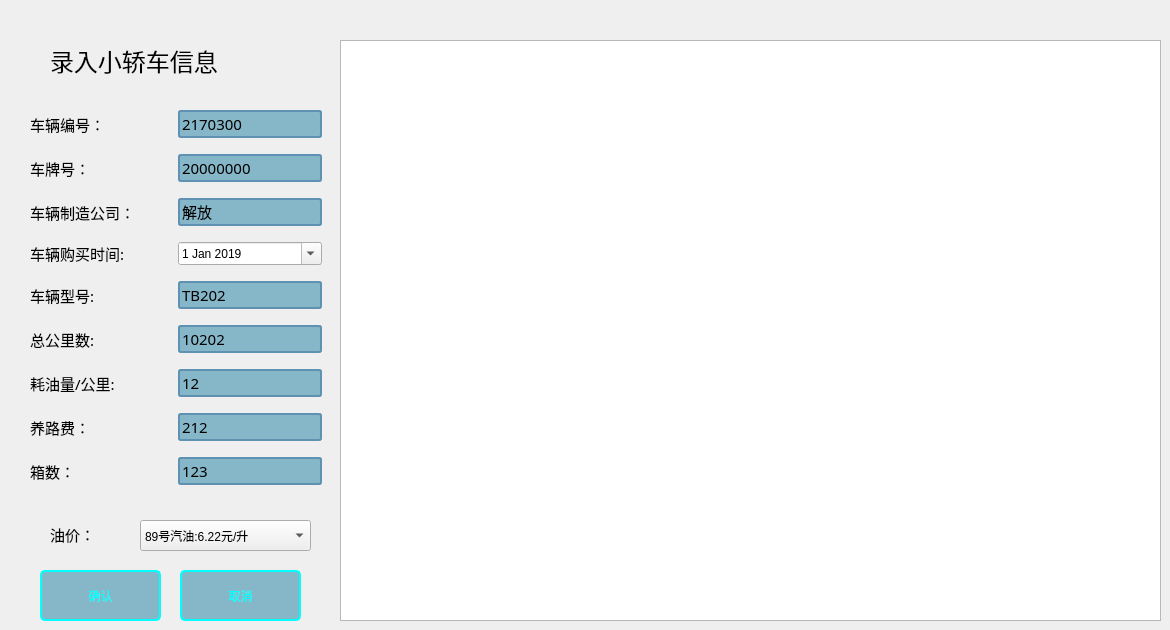
   <widget class="QWidget" name="tab_2">
    <attribute name="title">
     <string>录入小轿车信息</string>
    </attribute>
    <widget class="QWidget" name="layoutWidget_2">
     <property name="geometry">
      <rect>
       <x>30</x>
       <y>100</y>
       <width>292</width>
       <height>401</height>
      </rect>
     </property>
     <layout class="QGridLayout" name="gridLayout_2">
      <item row="1" column="0">
       <widget class="QLabel" name="label_17">
        <property name="font">
         <font>
          <family>华文楷体</family>
          <pointsize>11</pointsize>
         </font>
        </property>
        <property name="text">
         <string>车牌号：</string>
        </property>
       </widget>
      </item>
      <item row="8" column="1">
       <widget class="QLineEdit" name="line_Box_Num_2">
        <property name="minimumSize">
         <size>
          <width>144</width>
          <height>28</height>
         </size>
        </property>
        <property name="maximumSize">
         <size>
          <width>144</width>
          <height>28</height>
         </size>
        </property>
        <property name="font">
         <font>
          <family>华文楷体</family>
          <pointsize>11</pointsize>
         </font>
        </property>
        <property name="styleSheet">
         <string notr="true">QLineEdit
{
    background-color: rgb(134,183,200);
    border:2px solid #5F92B2;
    border-radius:3px;
}




</string>
        </property>
        <property name="text">
         <string>123</string>
        </property>
        <property name="maxLength">
         <number>15</number>
        </property>
        <property name="placeholderText">
         <string>请输入载重量  ：kg</string>
        </property>
       </widget>
      </item>
      <item row="5" column="0">
       <widget class="QLabel" name="label_8">
        <property name="font">
         <font>
          <family>华文楷体</family>
          <pointsize>11</pointsize>
         </font>
        </property>
        <property name="text">
         <string>总公里数:</string>
        </property>
       </widget>
      </item>
      <item row="3" column="1">
       <widget class="QDateEdit" name="date_Buy_Time_2">
        <property name="dateTime">
         <datetime>
          <hour>0</hour>
          <minute>0</minute>
          <second>0</second>
          <year>2019</year>
          <month>1</month>
          <day>1</day>
         </datetime>
        </property>
        <property name="currentSection">
         <enum>QDateTimeEdit::YearSection</enum>
        </property>
        <property name="calendarPopup">
         <bool>true</bool>
        </property>
        <property name="currentSectionIndex">
         <number>0</number>
        </property>
        <property name="timeSpec">
         <enum>Qt::LocalTime</enum>
        </property>
        <property name="date">
         <date>
          <year>2019</year>
          <month>1</month>
          <day>1</day>
         </date>
        </property>
       </widget>
      </item>
      <item row="6" column="1">
       <widget class="QLineEdit" name="line_Oil_Consume_Km_2">
        <property name="minimumSize">
         <size>
          <width>144</width>
          <height>28</height>
         </size>
        </property>
        <property name="maximumSize">
         <size>
          <width>144</width>
          <height>28</height>
         </size>
        </property>
        <property name="font">
         <font>
          <family>华文楷体</family>
          <pointsize>11</pointsize>
         </font>
        </property>
        <property name="styleSheet">
         <string notr="true">QLineEdit
{
    background-color: rgb(134,183,200);
    border:2px solid #5F92B2;
    border-radius:3px;
}




</string>
        </property>
        <property name="text">
         <string>12</string>
        </property>
        <property name="maxLength">
         <number>15</number>
        </property>
        <property name="cursorPosition">
         <number>2</number>
        </property>
        <property name="placeholderText">
         <string>请输入耗油量</string>
        </property>
       </widget>
      </item>
      <item row="0" column="0">
       <widget class="QLabel" name="label_18">
        <property name="font">
         <font>
          <family>华文楷体</family>
          <pointsize>11</pointsize>
         </font>
        </property>
        <property name="text">
         <string>车辆编号：</string>
        </property>
       </widget>
      </item>
      <item row="2" column="1">
       <widget class="QLineEdit" name="line_Company_2">
        <property name="minimumSize">
         <size>
          <width>144</width>
          <height>28</height>
         </size>
        </property>
        <property name="maximumSize">
         <size>
          <width>144</width>
          <height>28</height>
         </size>
        </property>
        <property name="font">
         <font>
          <family>华文楷体</family>
          <pointsize>11</pointsize>
         </font>
        </property>
        <property name="toolTipDuration">
         <number>0</number>
        </property>
        <property name="styleSheet">
         <string notr="true">QLineEdit
{
    background-color: rgb(134,183,200);
    border:2px solid #5F92B2;
    border-radius:3px;
}




</string>
        </property>
        <property name="text">
         <string>解放</string>
        </property>
        <property name="maxLength">
         <number>15</number>
        </property>
        <property name="frame">
         <bool>true</bool>
        </property>
        <property name="cursorPosition">
         <number>2</number>
        </property>
        <property name="placeholderText">
         <string>请输入制造公司</string>
        </property>
       </widget>
      </item>
      <item row="8" column="0">
       <widget class="QLabel" name="label_19">
        <property name="font">
         <font>
          <family>华文楷体</family>
          <pointsize>11</pointsize>
         </font>
        </property>
        <property name="text">
         <string>箱数：</string>
        </property>
       </widget>
      </item>
      <item row="0" column="1">
       <widget class="QLineEdit" name="line_Id_2">
        <property name="minimumSize">
         <size>
          <width>144</width>
          <height>28</height>
         </size>
        </property>
        <property name="maximumSize">
         <size>
          <width>144</width>
          <height>28</height>
         </size>
        </property>
        <property name="font">
         <font>
          <family>华文楷体</family>
          <pointsize>11</pointsize>
         </font>
        </property>
        <property name="autoFillBackground">
         <bool>false</bool>
        </property>
        <property name="styleSheet">
         <string notr="true">QLineEdit
{
    background-color: rgb(134,183,200);
    border:2px solid #5F92B2;
    border-radius:3px;
}




</string>
        </property>
        <property name="text">
         <string>2170300</string>
        </property>
        <property name="maxLength">
         <number>10</number>
        </property>
        <property name="echoMode">
         <enum>QLineEdit::Normal</enum>
        </property>
        <property name="dragEnabled">
         <bool>false</bool>
        </property>
        <property name="placeholderText">
         <string>请输入车辆编号</string>
        </property>
       </widget>
      </item>
      <item row="2" column="0">
       <widget class="QLabel" name="label_20">
        <property name="font">
         <font>
          <family>华文楷体</family>
          <pointsize>11</pointsize>
         </font>
        </property>
        <property name="text">
         <string>车辆制造公司：</string>
        </property>
       </widget>
      </item>
      <item row="4" column="0">
       <widget class="QLabel" name="label_21">
        <property name="font">
         <font>
          <family>华文楷体</family>
          <pointsize>11</pointsize>
         </font>
        </property>
        <property name="text">
         <string>车辆型号:</string>
        </property>
       </widget>
      </item>
      <item row="7" column="0">
       <widget class="QLabel" name="label_22">
        <property name="font">
         <font>
          <family>华文楷体</family>
          <pointsize>11</pointsize>
         </font>
        </property>
        <property name="text">
         <string>养路费：</string>
        </property>
       </widget>
      </item>
      <item row="1" column="1">
       <widget class="QLineEdit" name="line_No_2">
        <property name="minimumSize">
         <size>
          <width>144</width>
          <height>28</height>
         </size>
        </property>
        <property name="maximumSize">
         <size>
          <width>144</width>
          <height>28</height>
         </size>
        </property>
        <property name="font">
         <font>
          <family>华文楷体</family>
          <pointsize>11</pointsize>
         </font>
        </property>
        <property name="styleSheet">
         <string notr="true">QLineEdit
{
    background-color: rgb(134,183,200);
    border:2px solid #5F92B2;
    border-radius:3px;
}




</string>
        </property>
        <property name="text">
         <string>20000000</string>
        </property>
        <property name="maxLength">
         <number>10</number>
        </property>
        <property name="echoMode">
         <enum>QLineEdit::Normal</enum>
        </property>
        <property name="cursorPosition">
         <number>8</number>
        </property>
        <property name="placeholderText">
         <string>请输入车牌号</string>
        </property>
       </widget>
      </item>
      <item row="6" column="0">
       <widget class="QLabel" name="label_23">
        <property name="font">
         <font>
          <family>华文楷体</family>
          <pointsize>11</pointsize>
         </font>
        </property>
        <property name="text">
         <string>耗油量/公里:</string>
        </property>
       </widget>
      </item>
      <item row="3" column="0">
       <widget class="QLabel" name="label_24">
        <property name="font">
         <font>
          <family>华文楷体</family>
          <pointsize>11</pointsize>
         </font>
        </property>
        <property name="text">
         <string>车辆购买时间:</string>
        </property>
       </widget>
      </item>
      <item row="7" column="1">
       <widget class="QLineEdit" name="line_Road_Toll_2">
        <property name="minimumSize">
         <size>
          <width>144</width>
          <height>28</height>
         </size>
        </property>
        <property name="maximumSize">
         <size>
          <width>144</width>
          <height>28</height>
         </size>
        </property>
        <property name="font">
         <font>
          <family>华文楷体</family>
          <pointsize>11</pointsize>
         </font>
        </property>
        <property name="styleSheet">
         <string notr="true">QLineEdit
{
    background-color: rgb(134,183,200);
    border:2px solid #5F92B2;
    border-radius:3px;
}




</string>
        </property>
        <property name="text">
         <string>212</string>
        </property>
        <property name="maxLength">
         <number>10</number>
        </property>
        <property name="echoMode">
         <enum>QLineEdit::Normal</enum>
        </property>
        <property name="placeholderText">
         <string>请输入养路费  ：元</string>
        </property>
       </widget>
      </item>
      <item row="5" column="1">
       <widget class="QLineEdit" name="line_Total_Km_2">
        <property name="minimumSize">
         <size>
          <width>144</width>
          <height>28</height>
         </size>
        </property>
        <property name="maximumSize">
         <size>
          <width>144</width>
          <height>28</height>
         </size>
        </property>
        <property name="font">
         <font>
          <family>华文楷体</family>
          <pointsize>11</pointsize>
         </font>
        </property>
        <property name="styleSheet">
         <string notr="true">QLineEdit
{
    background-color: rgb(134,183,200);
    border:2px solid #5F92B2;
    border-radius:3px;
}




</string>
        </property>
        <property name="text">
         <string>10202</string>
        </property>
        <property name="maxLength">
         <number>10</number>
        </property>
        <property name="readOnly">
         <bool>false</bool>
        </property>
        <property name="placeholderText">
         <string>请输入总公里数  ：km</string>
        </property>
       </widget>
      </item>
      <item row="4" column="1">
       <widget class="QLineEdit" name="line_Type_2">
        <property name="minimumSize">
         <size>
          <width>144</width>
          <height>28</height>
         </size>
        </property>
        <property name="maximumSize">
         <size>
          <width>144</width>
          <height>28</height>
         </size>
        </property>
        <property name="font">
         <font>
          <family>华文楷体</family>
          <pointsize>11</pointsize>
         </font>
        </property>
        <property name="styleSheet">
         <string notr="true">QLineEdit
{
    background-color: rgb(134,183,200);
    border:2px solid #5F92B2;
    border-radius:3px;
}




</string>
        </property>
        <property name="text">
         <string>TB202</string>
        </property>
        <property name="maxLength">
         <number>15</number>
        </property>
        <property name="placeholderText">
         <string>请输入型号</string>
        </property>
       </widget>
      </item>
     </layout>
    </widget>
    <widget class="QLabel" name="label_2">
     <property name="geometry">
      <rect>
       <x>50</x>
       <y>40</y>
       <width>251</width>
       <height>41</height>
      </rect>
     </property>
     <property name="font">
      <font>
       <family>华文楷体</family>
       <pointsize>18</pointsize>
      </font>
     </property>
     <property name="text">
      <string>录入小轿车信息</string>
     </property>
    </widget>
    <widget class="QComboBox" name="oil_Price_2">
     <property name="geometry">
      <rect>
       <x>140</x>
       <y>520</y>
       <width>171</width>
       <height>31</height>
      </rect>
     </property>
     <item>
      <property name="text">
       <string>89号汽油:6.22元/升</string>
      </property>
     </item>
     <item>
      <property name="text">
       <string>92号汽油:6.63元/升</string>
      </property>
     </item>
     <item>
      <property name="text">
       <string>95号汽油:7.05元/升</string>
      </property>
     </item>
     <item>
      <property name="text">
       <string>0号柴油:6.25元/升</string>
      </property>
     </item>
    </widget>
    <widget class="QLabel" name="label_25">
     <property name="geometry">
      <rect>
       <x>50</x>
       <y>520</y>
       <width>81</width>
       <height>28</height>
      </rect>
     </property>
     <property name="font">
      <font>
       <family>华文楷体</family>
       <pointsize>11</pointsize>
      </font>
     </property>
     <property name="text">
      <string>油价：</string>
     </property>
    </widget>
    <widget class="QPushButton" name="btn_Ok_2">
     <property name="geometry">
      <rect>
       <x>40</x>
       <y>570</y>
       <width>121</width>
       <height>51</height>
      </rect>
     </property>
     <property name="sizePolicy">
      <sizepolicy hsizetype="Expanding" vsizetype="Expanding">
       <horstretch>0</horstretch>
       <verstretch>0</verstretch>
      </sizepolicy>
     </property>
     <property name="font">
      <font>
       <family>黑体</family>
       <pointsize>9</pointsize>
      </font>
     </property>
     <property name="styleSheet">
      <string notr="true">
QPushButton
{
    background-color: rgb(134,183,200);
    border:2px solid rgb(0,255,255);
    border-radius:5px;
   
	color: rgb(0, 255, 255);
}


QPushButton:hover
{
    background-color: rgb(0,130,150);
    border:2px solid #5F92B2;
    border-radius:5px;
    color:white;
}

QPushButton:hover:pressed
{
    background-color:rgb(85,170,255);
    border:2px solid #3C80B1;
    border-radius:5px;
    color:white;
}</string>
     </property>
     <property name="text">
      <string>确认</string>
     </property>
    </widget>
    <widget class="QPushButton" name="btn_Cancel_2">
     <property name="geometry">
      <rect>
       <x>180</x>
       <y>570</y>
       <width>121</width>
       <height>51</height>
      </rect>
     </property>
     <property name="sizePolicy">
      <sizepolicy hsizetype="Expanding" vsizetype="Expanding">
       <horstretch>0</horstretch>
       <verstretch>0</verstretch>
      </sizepolicy>
     </property>
     <property name="minimumSize">
      <size>
       <width>121</width>
       <height>51</height>
      </size>
     </property>
     <property name="sizeIncrement">
      <size>
       <width>121</width>
       <height>51</height>
      </size>
     </property>
     <property name="font">
      <font>
       <family>黑体</family>
       <pointsize>9</pointsize>
      </font>
     </property>
     <property name="styleSheet">
      <string notr="true">
QPushButton
{
    background-color: rgb(134,183,200);
    border:2px solid rgb(0,255,255);
    border-radius:5px;
    
	color: rgb(0, 255, 255);
}


QPushButton:hover
{
    background-color: rgb(0,130,150);
    border:2px solid #5F92B2;
    border-radius:5px;
    color:white;
}

QPushButton:hover:pressed
{
    background-color:rgb(85,170,255);
    border:2px solid #3C80B1;
    border-radius:5px;
    color:white;
}</string>
     </property>
     <property name="text">
      <string>取消</string>
     </property>
    </widget>
    <widget class="QTableView" name="table_Message_2">
     <property name="geometry">
      <rect>
       <x>340</x>
       <y>40</y>
       <width>821</width>
       <height>581</height>
      </rect>
     </property>
     <property name="focusPolicy">
      <enum>Qt::StrongFocus</enum>
     </property>
     <property name="frameShape">
      <enum>QFrame::StyledPanel</enum>
     </property>
     <property name="frameShadow">
      <enum>QFrame::Sunken</enum>
     </property>
     <property name="lineWidth">
      <number>1</number>
     </property>
     <property name="alternatingRowColors">
      <bool>false</bool>
     </property>
     <property name="textElideMode">
      <enum>Qt::ElideRight</enum>
     </property>
     <property name="showGrid">
      <bool>true</bool>
     </property>
     <property name="gridStyle">
      <enum>Qt::SolidLine</enum>
     </property>
    </widget>
   </widget>
